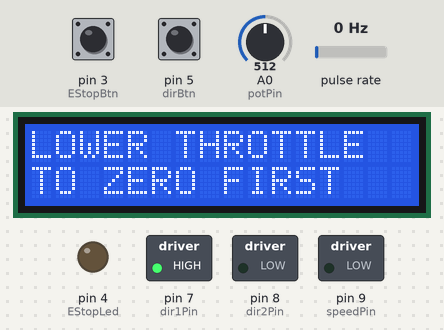
A sketch run on a simulated Arduino Uno, built with avr-gcc and run on an emulated ATmega328P. On the bench: 16×2 character LCD, switched loads named in the sketch (green lamp = pin HIGH), output pins drawn as LEDs (lit = HIGH). Wiring (inferred from the names in the program): pulse sensor: data pin 2. Dashed ring = blinking. The test bench sets the inputs (shaded band); at power-on: pin 3 (EStopBtn) HIGH, pulse rate 0 Hz, A0 (potPin) = 512, pin 5 (dirBtn) HIGH. What the sketch prints to the serial monitor is not drawn.

Above: at 1.2 s.
1.3 s: pin 3 (EStopBtn) pulled LOW for 0.15 s
At 1.41 s:
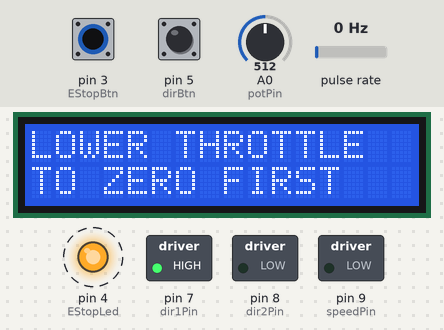
At 1.8 s:
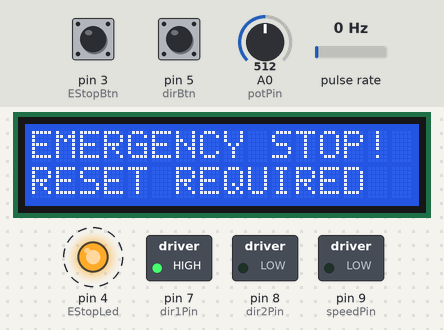
2.0 s: pulse rate (sensor on pin 2) set to 4 Hz
3.9 s: A0 (potPin) set to 716
5.6 s: pin 5 (dirBtn) pulled LOW for 0.15 s
6.3 s: pin 3 (EStopBtn) pulled LOW for 1 s
7.9 s: pin 5 (dirBtn) pulled LOW for 1 s
Timing chart, 0 to 10.5 s (numbered marks = the images above; inputs shaded):
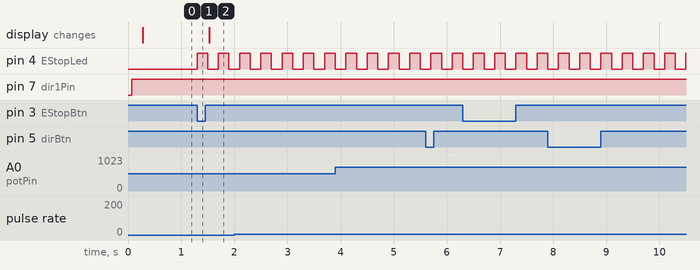

Measured:
- after the input at 1.3 s, pin 4 (EStopLed): alternates HIGH for 0.20 s and LOW for 0.20 s, starting at once

The sketch:

Motor_Control_Final.ino
```cpp
#include <Wire.h>
#include <LiquidCrystal_I2C.h>


//Pins
const byte encoderPin = 2;
const byte speedPin = 9;
const byte dir1Pin = 7;
const byte dir2Pin = 8;
const byte potPin = A0;
const byte dirBtn = 5;
const byte EStopBtn = 3;
const byte EStopLed = 4;


int potVal;
float filteredPot;
int motorPWM;

//PID control
float PIDOutput;
float error;
float errorIntegral = 0;

float kp = 0.2;
float ki = 0.8;

float maxIntegral = 255.0 / ki;


//Kick Start
bool kickStartActive = false;
bool motorRunning = false;
unsigned long kickStartTime = 0;
const unsigned long kickDuration = 100;
int dynamicKickStartPWM = 0;

//Rpm Variables
volatile unsigned long currentPulseTime = 0;
volatile unsigned long lastPulseTime = 0;
unsigned long timeSinceLastPulse;

const byte BUFFER_SIZE = 4;
volatile unsigned long periodBuffer[BUFFER_SIZE] = {0};
volatile byte bufferIndex = 0;
volatile unsigned long periodSum = 0;

float rpm;
float targetRpm;
float filteredRpm;
unsigned long lastPidTime = 0;
unsigned long currentPidTime;

//change Direction
bool currentBtnState;
bool oldBtnState = HIGH;
bool direction = false;
bool requestedDirection = false;
bool changingDirection = false;

//Emergency stop
volatile bool EStopActive = false;
unsigned long lastELedTime;
bool ELedState = false;

//throttle check
bool needThrottleReset;

//LCD
unsigned long lastTimeOfLCD = 0;
LiquidCrystal_I2C lcd(0x27, 16, 2);


void setup() {


Serial.begin(115200);

lcd.init();
lcd.backlight();

lcd.setCursor(0,0);
lcd.print("RPM:");
lcd.setCursor(0,1);
lcd.print("PWM:");

pinMode(encoderPin,INPUT);
pinMode(speedPin,OUTPUT);
pinMode(dir1Pin,OUTPUT);
pinMode(dir2Pin,OUTPUT);
pinMode(potPin,INPUT);
pinMode(dirBtn,INPUT_PULLUP);
pinMode(EStopBtn,INPUT_PULLUP);
pinMode(EStopLed,OUTPUT);

attachInterrupt(digitalPinToInterrupt(encoderPin),encoderISR,FALLING);
attachInterrupt(digitalPinToInterrupt(EStopBtn),EStopISR,FALLING);

EIFR = bit(INTF0) | bit(INTF1); //Eliminate intialization noise
EStopActive = false;
needThrottleReset = true;

filteredPot = analogRead(potPin); //pre load the potentiometer value to enable needThrottleReset immediately

}

void loop() {

  readInputs();
  motorState();
  calculateRpm();
  run_50ms();
  driveMotor();
  LCD();


  //Tuning and debugging

/*
Serial.print("Period:");
Serial.print(periodSum/4);
Serial.print(",");

Serial.print("Rejected:");
Serial.print(rejectedPulses);
Serial.print(",");

Serial.print("Rejected_Period:");
Serial.print(rejectedPeriod);
Serial.print(",");

Serial.print("Raw_RPM:");
Serial.print(rpm);
Serial.print(",");

Serial.print("PWM:");
Serial.print(motorPWM);
Serial.print(",");

Serial.print("Target_RPM:");
Serial.print(targetRpm);
Serial.print(",");

Serial.print("Filtered_RPM:");
Serial.println(filteredRpm);
*/


}


void encoderISR() {
  currentPulseTime = micros();
  unsigned long tempPeriod = currentPulseTime - lastPulseTime;

  if (tempPeriod > 11000){  //eleminate impossible rpm spikes (>~270 rpm) caused by noisy encoder signals
    lastPulseTime = currentPulseTime;

    periodSum -= periodBuffer[bufferIndex]; //remove old value
    periodBuffer[bufferIndex] = tempPeriod; //add new value
    periodSum += tempPeriod;                // update the total

    bufferIndex = (bufferIndex + 1)%BUFFER_SIZE; // cycle the array index
  }
}


void EStopISR(){
  EStopActive = true;
  motorPWM=0;
  analogWrite(speedPin,motorPWM);
}

void ELedBlink(){

if(millis() - lastELedTime >=200){
  ELedState =!ELedState;
  digitalWrite(EStopLed,ELedState);
  lastELedTime = millis();
}

}


void readInputs(){
  //Read direction button
  static unsigned long lastDirBtnTime = 0;
  currentBtnState = digitalRead(dirBtn);
  if(oldBtnState == HIGH && currentBtnState == LOW){
    if(millis() - lastDirBtnTime >=50){
      requestedDirection=!requestedDirection;
      lastDirBtnTime = millis();
    }
  }
  oldBtnState = currentBtnState;

  //Read potentiometer
  potVal = analogRead(potPin);
  filteredPot = (0.9*filteredPot) + (0.1*potVal);
  if(filteredPot<50 && needThrottleReset == true){
    needThrottleReset = false;
  }


}


void motorState(){
  if (needThrottleReset == true || EStopActive == true){
    motorPWM = 0;
    targetRpm = 0;
    return;
  }

  //Check potentiometer value
  if(filteredPot < 100){   //Potentiometer deadzone
    motorPWM = 0;
    targetRpm = 0;
  }
  else{
    targetRpm = map(filteredPot,100,1023,0,250);
  }

  //Check direction change
  if(requestedDirection!=direction){
    changingDirection = true;
  }

  //Check kick start
  else if(targetRpm>0 && motorRunning == false && kickStartActive == false){
    kickStartActive = true;
    kickStartTime = millis();
    motorRunning = true;
    dynamicKickStartPWM = map(targetRpm, 0, 240, 100, 120);
  }
}


void driveMotor(){

  //Determine direction
  if(direction){
    digitalWrite(dir1Pin,LOW);
    digitalWrite(dir2Pin,HIGH);
  }
  else{
    digitalWrite(dir1Pin,HIGH);
    digitalWrite(dir2Pin,LOW);
  }

  if(EStopActive == true){
    motorPWM=0;
    errorIntegral=0;
    analogWrite(speedPin,motorPWM);
    ELedBlink();
    return;
  }

  else if(needThrottleReset == true){
    motorPWM=0;
    errorIntegral=0;
    analogWrite(speedPin,motorPWM);
    return;
  }

  //Direction change state
  else if(changingDirection == true){
    motorPWM = 0;

    if(filteredRpm<20){
      direction = requestedDirection;
      changingDirection = false;
      errorIntegral = 0;
      motorRunning = false;
    }
  }

  //kick start state
  else if (kickStartActive){
    motorPWM = dynamicKickStartPWM;
    if (millis() - kickStartTime >= kickDuration){  //end kickstart
      kickStartActive = false;

    if (ki > 0) {
        float currentError = targetRpm - filteredRpm;
        errorIntegral = (dynamicKickStartPWM - (kp * currentError)) / ki;
      }
    }
  }


  else if (targetRpm == 0){
    motorPWM = 0;
    errorIntegral = 0;
  }

  analogWrite(speedPin,motorPWM);
}


void calculateRpm() {
  noInterrupts();
  unsigned long currentPeriodSum = periodSum;
  timeSinceLastPulse = micros() - lastPulseTime;
  interrupts();

  if (timeSinceLastPulse > 200000) {
    rpm = 0;
  }
  else if (currentPeriodSum > 0) {
    // RPM = (Pulses Measured / Total Pulses) * (Microseconds in a Minute / Microseconds Measured)

    rpm = 12000000.0 / currentPeriodSum;
  }
}

void run_50ms(){

    currentPidTime = millis();

  if (currentPidTime - lastPidTime >= 50) {
    float dt = (currentPidTime - lastPidTime) / 1000.0;
    lastPidTime = currentPidTime;

    filteredRpm = (0.6*filteredRpm) + (0.4*rpm);

    if (targetRpm > 0 && EStopActive == false) {
      PIDControl(dt);
    }

      //for simulink
      float telemetry[5];

      telemetry[0] = (float)(periodSum / 4);
      telemetry[1] = (float)motorPWM;
      telemetry[2] = targetRpm;
      telemetry[3] = filteredRpm;
      telemetry[4] = error;

      uint8_t header[2] = {0xAA, 0xBB};
      Serial.write(header, 2);

      Serial.write((uint8_t*)telemetry, sizeof(telemetry));
  }

  if (filteredRpm < 10 && targetRpm == 0) {
    motorRunning = false;
  }

}

void PIDControl(float dt){

  error = targetRpm - filteredRpm;

  if (abs(error)<3) { //Eliminate minor error values caused by the hardware limitations
    error = 0;
  }

  errorIntegral = errorIntegral + error*dt;
  errorIntegral = constrain(errorIntegral,-maxIntegral,maxIntegral);
  PIDOutput = kp*error + ki*errorIntegral;

  if(motorRunning == false){
    errorIntegral=0;
  }

  motorPWM = constrain(PIDOutput,35,255);

}


void LCD(){


  if(millis()-lastTimeOfLCD >=250){
    lastTimeOfLCD = millis();
    if(EStopActive == true){
    lcd.setCursor(0,0);
    lcd.print("EMERGENCY STOP! ");

    lcd.setCursor(0,1);
    lcd.print("RESET REQUIRED  ");
    }
    else if(needThrottleReset == true){
      lcd.setCursor(0, 0);
      lcd.print("LOWER THROTTLE  ");
      lcd.setCursor(0, 1);
      lcd.print("TO ZERO FIRST   ");
    }

  else{
    lcd.setCursor(0,0);
    lcd.print("RPM:");
    lcd.setCursor(4,0);
    lcd.print("     ");
    lcd.setCursor(4,0);
    lcd.print(filteredRpm,0);

    lcd.setCursor(0,1);
    lcd.print("PWM:");
    lcd.setCursor(4,1);
    lcd.print("      ");
    lcd.setCursor(4,1);
    lcd.print(motorPWM);


    lcd.setCursor(9,0);
    lcd.print("       ");
    lcd.setCursor(9,1);
    lcd.print("       ");
    lcd.setCursor(9,0);
    if(direction){
        lcd.print("REV");
    }
    else{
        lcd.print("FWD");
    }
  }
  }
}
```
